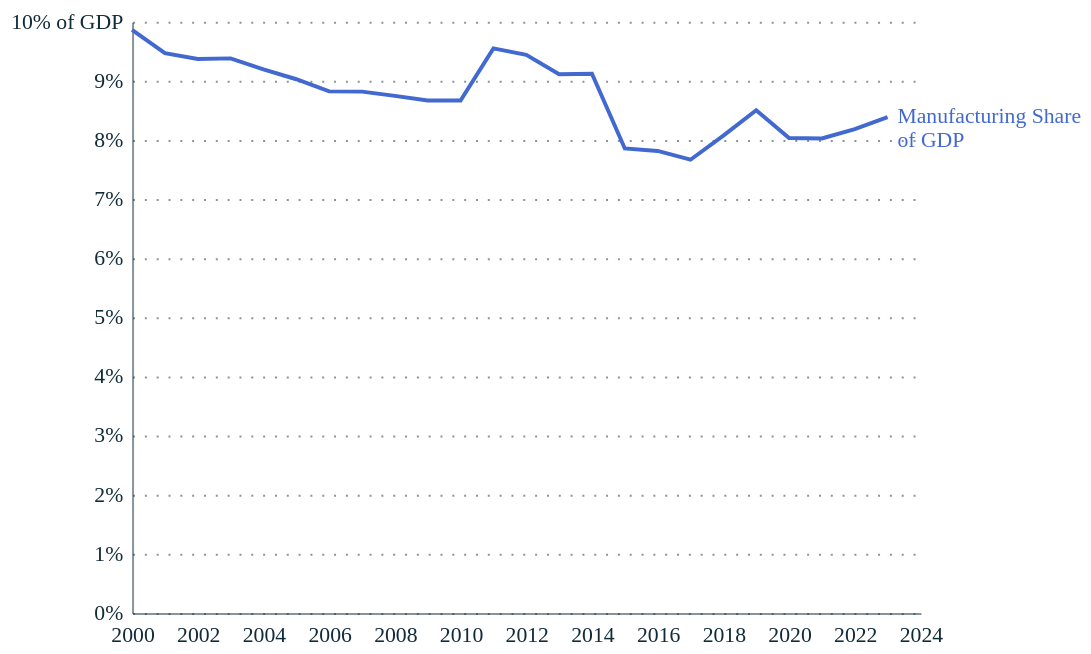

Vega-Lite specification stored for this chart:
### Vega-Lite specification from a JSON file in a GitHub repository (floating-point values rounded to 4 significant figures)
{"$schema": "https://vega.github.io/schema/vega-lite/v5.json", "description": "Manufacturing Share of GDP in Tanzania since 2000", "background": "rgba(255, 255, 255, 0)", "width": "container", "height": 300, "config": {"font": "Circular Std", "mark": {"line": {"interpolate": "linear"}}, "view": {"stroke": "transparent", "width": 400, "height": 300}, "range": {"category": ["#001f3f", "#4269d0", "#efb118", "#ff725c", "#6cc5b0", "#3ca951", "#ff8ab7", "#a463f2", "#97bbf5", "#9c6b4e"], "diverging": ["#E6224B", "#E54753", "#C9C9C9", "#179FDB", "#122B39"], "heatmap": ["#C9C9C9", "#179FDB", "#0063AF", "#122B39"], "ordinal": ["#00A767", "#36B7B4", "#179FDB", "#0063AF", "#243B5A"]}, "axisX": {"labelColor": "#122b39", "tickColor": "#122b39", "domainColor": "#122b39", "domainOpacity": 0.5, "gridOpacity": 0, "labelFont": "Circular Std", "labelAngle": 0, "labelAlign": "center", "labelFontSize": 11, "labelPadding": 5, "tickCount": 10, "tickSize": 0, "title": ""}, "axisY": {"labelColor": "#122b39", "labelFont": "Circular Std", "tickColor": "#122b39", "domainColor": "#122b39", "gridColor": "#122b39", "gridDash": [1, 5], "gridOpacity": 0.5, "labelPadding": 5, "labelFontSize": 11, "domainOpacity": 0.5, "tickSize": 0, "title": null, "titleAlign": "left", "titleAngle": 0, "titleBaseline": "bottom", "titleColor": "#122b39", "titleOpacity": 0.9, "titleX": 0, "titleY": -7}}, "data": {"values": [{"Country Name": "Tanzania", "Country Code": "TZA", "Indicator Name": "Manufacturing, value added (% of GDP)", "Indicator Code": "NV.IND.MANF.ZS", "Year": 2000, "Manufacturing Share of GDP": 9.862}, {"Country Name": "Tanzania", "Country Code": "TZA", "Indicator Name": "Manufacturing, value added (% of GDP)", "Indicator Code": "NV.IND.MANF.ZS", "Year": 2001, "Manufacturing Share of GDP": 9.469}, {"Country Name": "Tanzania", "Country Code": "TZA", "Indicator Name": "Manufacturing, value added (% of GDP)", "Indicator Code": "NV.IND.MANF.ZS", "Year": 2002, "Manufacturing Share of GDP": 9.37}, {"Country Name": "Tanzania", "Country Code": "TZA", "Indicator Name": "Manufacturing, value added (% of GDP)", "Indicator Code": "NV.IND.MANF.ZS", "Year": 2003, "Manufacturing Share of GDP": 9.379}, {"Country Name": "Tanzania", "Country Code": "TZA", "Indicator Name": "Manufacturing, value added (% of GDP)", "Indicator Code": "NV.IND.MANF.ZS", "Year": 2004, "Manufacturing Share of GDP": 9.193}, {"Country Name": "Tanzania", "Country Code": "TZA", "Indicator Name": "Manufacturing, value added (% of GDP)", "Indicator Code": "NV.IND.MANF.ZS", "Year": 2005, "Manufacturing Share of GDP": 9.027}, {"Country Name": "Tanzania", "Country Code": "TZA", "Indicator Name": "Manufacturing, value added (% of GDP)", "Indicator Code": "NV.IND.MANF.ZS", "Year": 2006, "Manufacturing Share of GDP": 8.821}, {"Country Name": "Tanzania", "Country Code": "TZA", "Indicator Name": "Manufacturing, value added (% of GDP)", "Indicator Code": "NV.IND.MANF.ZS", "Year": 2007, "Manufacturing Share of GDP": 8.817}, {"Country Name": "Tanzania", "Country Code": "TZA", "Indicator Name": "Manufacturing, value added (% of GDP)", "Indicator Code": "NV.IND.MANF.ZS", "Year": 2008, "Manufacturing Share of GDP": 8.745}, {"Country Name": "Tanzania", "Country Code": "TZA", "Indicator Name": "Manufacturing, value added (% of GDP)", "Indicator Code": "NV.IND.MANF.ZS", "Year": 2009, "Manufacturing Share of GDP": 8.667}, {"Country Name": "Tanzania", "Country Code": "TZA", "Indicator Name": "Manufacturing, value added (% of GDP)", "Indicator Code": "NV.IND.MANF.ZS", "Year": 2010, "Manufacturing Share of GDP": 8.666}, {"Country Name": "Tanzania", "Country Code": "TZA", "Indicator Name": "Manufacturing, value added (% of GDP)", "Indicator Code": "NV.IND.MANF.ZS", "Year": 2011, "Manufacturing Share of GDP": 9.549}, {"Country Name": "Tanzania", "Country Code": "TZA", "Indicator Name": "Manufacturing, value added (% of GDP)", "Indicator Code": "NV.IND.MANF.ZS", "Year": 2012, "Manufacturing Share of GDP": 9.438}, {"Country Name": "Tanzania", "Country Code": "TZA", "Indicator Name": "Manufacturing, value added (% of GDP)", "Indicator Code": "NV.IND.MANF.ZS", "Year": 2013, "Manufacturing Share of GDP": 9.111}, {"Country Name": "Tanzania", "Country Code": "TZA", "Indicator Name": "Manufacturing, value added (% of GDP)", "Indicator Code": "NV.IND.MANF.ZS", "Year": 2014, "Manufacturing Share of GDP": 9.12}, {"Country Name": "Tanzania", "Country Code": "TZA", "Indicator Name": "Manufacturing, value added (% of GDP)", "Indicator Code": "NV.IND.MANF.ZS", "Year": 2015, "Manufacturing Share of GDP": 7.856}, {"Country Name": "Tanzania", "Country Code": "TZA", "Indicator Name": "Manufacturing, value added (% of GDP)", "Indicator Code": "NV.IND.MANF.ZS", "Year": 2016, "Manufacturing Share of GDP": 7.814}, {"Country Name": "Tanzania", "Country Code": "TZA", "Indicator Name": "Manufacturing, value added (% of GDP)", "Indicator Code": "NV.IND.MANF.ZS", "Year": 2017, "Manufacturing Share of GDP": 7.666}, {"Country Name": "Tanzania", "Country Code": "TZA", "Indicator Name": "Manufacturing, value added (% of GDP)", "Indicator Code": "NV.IND.MANF.ZS", "Year": 2018, "Manufacturing Share of GDP": 8.074}, {"Country Name": "Tanzania", "Country Code": "TZA", "Indicator Name": "Manufacturing, value added (% of GDP)", "Indicator Code": "NV.IND.MANF.ZS", "Year": 2019, "Manufacturing Share of GDP": 8.502}, {"Country Name": "Tanzania", "Country Code": "TZA", "Indicator Name": "Manufacturing, value added (% of GDP)", "Indicator Code": "NV.IND.MANF.ZS", "Year": 2020, "Manufacturing Share of GDP": 8.032}, {"Country Name": "Tanzania", "Country Code": "TZA", "Indicator Name": "Manufacturing, value added (% of GDP)", "Indicator Code": "NV.IND.MANF.ZS", "Year": 2021, "Manufacturing Share of GDP": 8.025}, {"Country Name": "Tanzania", "Country Code": "TZA", "Indicator Name": "Manufacturing, value added (% of GDP)", "Indicator Code": "NV.IND.MANF.ZS", "Year": 2022, "Manufacturing Share of GDP": 8.183}, {"Country Name": "Tanzania", "Country Code": "TZA", "Indicator Name": "Manufacturing, value added (% of GDP)", "Indicator Code": "NV.IND.MANF.ZS", "Year": 2023, "Manufacturing Share of GDP": 8.385}]}, "mark": "line", "encoding": {"x": {"field": "Year", "type": "quantitative", "title": null}, "y": {"field": "Manufacturing Share of GDP", "type": "quantitative", "title": null}, "color": {"value": "#4269d0"}, "tooltip": [{"field": "Year", "type": "quantitative"}, {"field": "Manufacturing Share of GDP", "type": "quantitative"}]}, "layer": [{"mark": "line", "encoding": {"x": {"field": "Year", "type": "quantitative"}, "y": {"field": "Manufacturing Share of GDP", "type": "quantitative"}}}, {"mark": {"type": "text", "align": "left", "dx": 5}, "transform": [{"filter": {"field": "Year", "equal": 2023}}], "encoding": {"x": {"field": "Year", "type": "quantitative", "axis": {"format": ""}}, "y": {"field": "Manufacturing Share of GDP", "type": "quantitative", "axis": {"labelExpr": "datum.value+'%' + (datum.value == 10 ? ' of GDP' : '')"}}, "text": {"value": "Manufacturing Share", "type": "quantitative"}}}, {"mark": {"type": "text", "align": "left", "dx": 5, "dy": 12}, "transform": [{"filter": {"field": "Year", "equal": 2023}}], "encoding": {"x": {"field": "Year", "type": "quantitative"}, "y": {"field": "Manufacturing Share of GDP", "type": "quantitative"}, "text": {"value": "of GDP", "type": "quantitative"}}}]}
